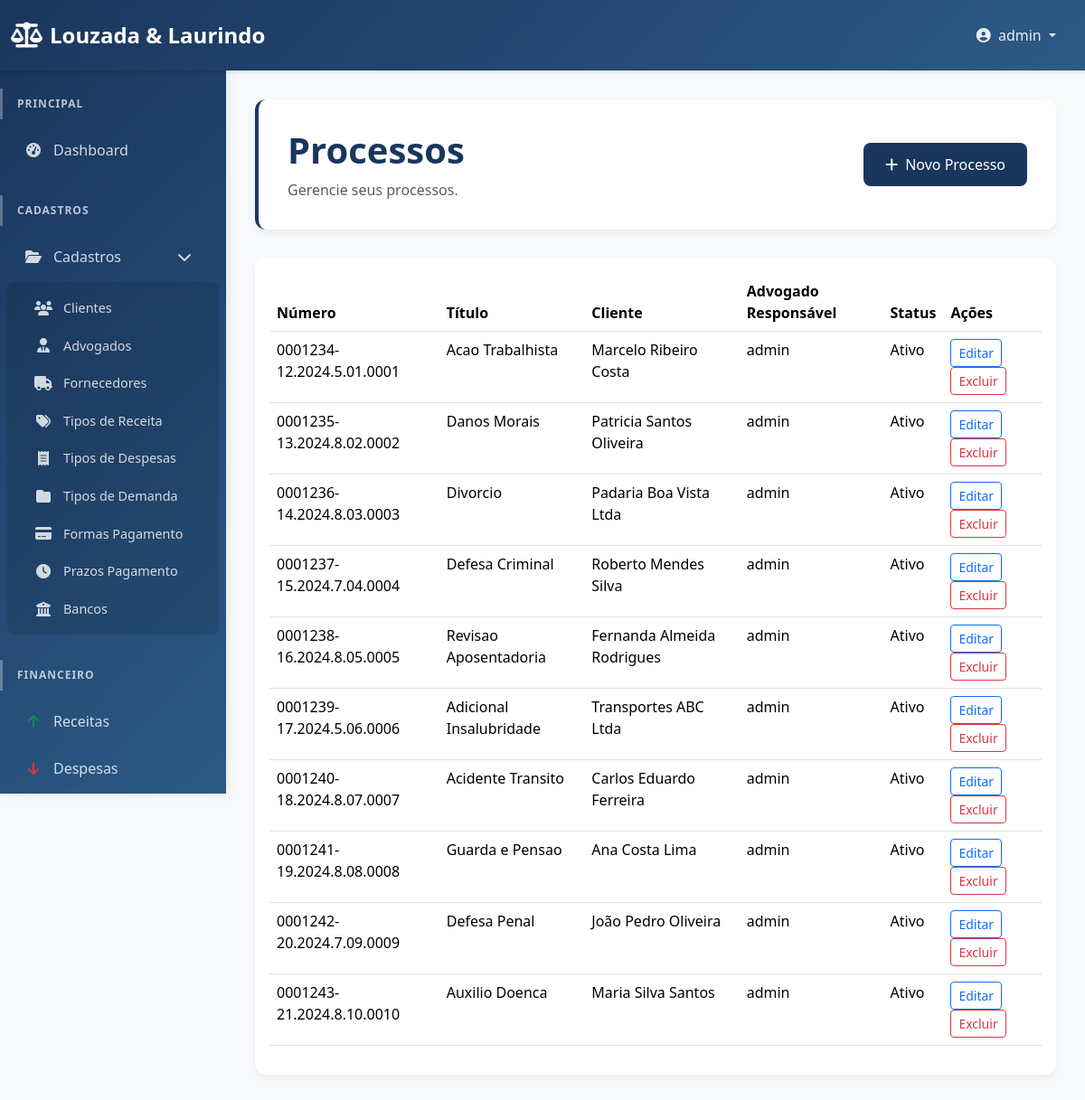
Page /dashboard/processos/ (signed in) on the committed database.
### users/models.py (models this page shows, shortened)
class Lawyer(AbstractUser):
    cpf = models.CharField(max_length=14, unique=True, blank=True, null=True, verbose_name="CPF")
    oab_number = models.CharField(max_length=20, blank=True, null=True, verbose_name="Número OAB")
    STATE_CHOICES = [
        ('AC', 'Acre'), ('AL', 'Alagoas'), ('AP', 'Amapá'), ('AM', 'Amazonas'),
        ('BA', 'Bahia'), ('CE', 'Ceará'), ('DF', 'Distrito Federal'), ('ES', 'Espírito Santo'),
        ('GO', 'Goiás'), ('MA', 'Maranhão'), ('MT', 'Mato Grosso'), ('MS', 'Mato Grosso do Sul'),
        ('MG', 'Minas Gerais'), ('PA', 'Pará'), ('PB', 'Paraíba'), ('PR', 'Paraná'),
        ('PE', 'Pernambuco'), ('PI', 'Piauí'), ('RJ', 'Rio de Janeiro'), ('RN', 'Rio Grande do Norte'),
        ('RS', 'Rio Grande do Sul'), ('RO', 'Rondônia'), ('RR', 'Roraima'), ('SC', 'Santa Catarina'),
        ('SP', 'São Paulo'), ('SE', 'Sergipe'), ('TO', 'Tocantins'),
    ]
    oab_section = models.CharField(max_length=2, choices=STATE_CHOICES, blank=True, null=True, verbose_name="Seccional OAB")
    phone = models.CharField(max_length=20, blank=True, null=True, verbose_name="Telefone")
    pix_key = models.CharField(max_length=255, blank=True, null=True, verbose_name="Chave PIX")
    professional_address = models.TextField(blank=True, null=True, verbose_name="Endereço Profissional")
    registration_date = models.DateField(default=timezone.now, verbose_name="Data de Cadastro")
    enable_publications = models.BooleanField(default=False, verbose_name="Publicações Ativadas")
    enable_login = models.BooleanField(default=True, verbose_name="Login Ativado")
    groups = models.ManyToManyField(
        'auth.Group',
        verbose_name='groups',
        blank=True,
        help_text='The groups this user belongs to. A user will get all permissions granted to each of their groups.',
        related_name="lawyer_set",
        related_query_name="lawyer",
    )
    user_permissions = models.ManyToManyField(
        'auth.Permission',
        verbose_name='user permissions',
        blank=True,
        help_text='Specific permissions for this user.',
        related_name="lawyer_set",
        related_query_name="lawyer",
    )

### dashboard/models.py (models this page shows, shortened)
class Processo(models.Model):
    STATUS_CHOICES = [
        ('ativo', 'Ativo'),
        ('suspenso', 'Suspenso'),
        ('arquivado', 'Arquivado'),
        ('finalizado', 'Finalizado'),
    ]
    numero = models.CharField(max_length=50, unique=True, verbose_name="Número do Processo")
    cliente = models.ForeignKey(Cliente, on_delete=models.CASCADE, verbose_name="Cliente")
    advogado_responsavel = models.ForeignKey('users.Lawyer', on_delete=models.CASCADE, verbose_name="Advogado Responsável")
    titulo = models.CharField(max_length=200, verbose_name="Título")
    descricao = models.TextField(verbose_name="Descrição")
    status = models.CharField(max_length=20, choices=STATUS_CHOICES, default='ativo', verbose_name="Status")
    data_inicio = models.DateField(verbose_name="Data de Início")
    data_fim = models.DateField(blank=True, null=True, verbose_name="Data de Fim")
    valor_causa = models.DecimalField(max_digits=10, decimal_places=2, blank=True, null=True, verbose_name="Valor da Causa")
    tribunal = models.CharField(max_length=100, blank=True, null=True, verbose_name="Tribunal")
    vara = models.CharField(max_length=100, blank=True, null=True, verbose_name="Vara")
    class Meta:
        verbose_name = "Processo"
        verbose_name_plural = "Processos"
        ordering = ['-data_inicio']

class Cliente(models.Model):
    nome = models.CharField(max_length=200, verbose_name="Nome")
    nome_mae = models.CharField(max_length=200, blank=True, null=True, verbose_name="Nome da Mãe")
    cpf_cnpj = models.CharField(max_length=20, unique=True, verbose_name="CPF/CNPJ")
    email = models.EmailField(verbose_name="E-mail")
    telefone = models.CharField(max_length=20, verbose_name="Telefone")
    endereco = models.TextField(blank=True, null=True, verbose_name="Endereço")
    cidade = models.CharField(max_length=100, blank=True, null=True, verbose_name="Cidade")
    estado = models.CharField(max_length=2, blank=True, null=True, verbose_name="Estado")
    data_cadastro = models.DateTimeField(auto_now_add=True, verbose_name="Data de Cadastro")
    ativo = models.BooleanField(default=True, verbose_name="Ativo")
    area_cliente_ativa = models.BooleanField(default=False, verbose_name="Área do Cliente Ativa")
    senha_area_cliente = models.CharField(max_length=128, blank=True, null=True, verbose_name="Senha da Área do Cliente")
    class Meta:
        verbose_name = "Cliente"
        verbose_name_plural = "Clientes"
        ordering = ['-data_cadastro']

### dashboard/views.py (the view)
# urls.py: path('processos/', views.processo_list, name='processo_list'),
@login_required
def processo_list(request):
    processos = Processo.objects.all().select_related('cliente', 'advogado_responsavel').order_by('-data_inicio')
    return render(request, 'dashboard/processo_list.html', {'processos': processos})

### dashboard/templates/dashboard/processo_list.html (shortened to what this page needs)
{% extends 'dashboard/base.html' %}
{% block content %}
<div class="page-header">
    <div class="d-flex justify-content-between align-items-center">
        <div>
            <h1>Processos</h1>
            <p class="text-muted">Gerencie seus processos.</p>
        </div>
        <div>
            <a href="{% url 'dashboard:processo_create' %}" class="btn btn-primary"><i class="fas fa-plus me-2"></i>Novo Processo</a>
        </div>
    </div>
</div>
<div class="card">
    <div class="card-body">
        <table class="table table-hover">
            <thead>
                <tr>
                    <th>Número</th>
                    <th>Título</th>
                    <th>Cliente</th>
                    <th>Advogado Responsável</th>
                    <th>Status</th>
                    <th>Ações</th>
                </tr>
            </thead>
            <tbody>
                {% for processo in processos %}
                <tr>
                    <td>{{ processo.numero }}</td>
                    <td>{{ processo.titulo }}</td>
                    <td>{{ processo.cliente.nome }}</td>
                    <td>{{ processo.advogado_responsavel.get_full_name|default:processo.advogado_responsavel.username }}</td>
                    <td>{{ processo.get_status_display }}</td>
                    <td>
                        <a href="{% url 'dashboard:processo_update' processo.pk %}" class="btn btn-sm btn-outline-primary">Editar</a>
                        <a href="{% url 'dashboard:processo_delete' processo.pk %}" class="btn btn-sm btn-outline-danger">Excluir</a>
                    </td>
                </tr>
                {% endfor %}
            </tbody>
        </table>
    </div>
</div>
{% endblock %}

### dashboard/templates/dashboard/base.html (shortened to what this page needs)
<!doctype html>
<html lang="pt-BR">
<head>
    <link href="https://cdn.jsdelivr.net/npm/bootstrap@5.3.3/dist/css/bootstrap.min.css" rel="stylesheet">
    <link href="https://cdnjs.cloudflare.com/ajax/libs/font-awesome/6.4.0/css/all.min.css" rel="stylesheet">
    {% load static %}
    <link href="{% static 'dashboard/css/custom.css' %}" rel="stylesheet">
</head>
<body>
    {% if user.is_authenticated %}
    <nav class="navbar navbar-expand-lg navbar-dark sticky-top">
        <div class="container-fluid">
            <a class="navbar-brand" href="{% url 'dashboard:home' %}">
                <i class="fas fa-balance-scale"></i>
                Louzada & Laurindo
            </a>
            <div class="collapse navbar-collapse" id="navbarNav">
                <ul class="navbar-nav ms-auto">
                    <li class="nav-item dropdown">
                        <a class="nav-link dropdown-toggle" href="#" id="navbarDropdown" role="button" data-bs-toggle="dropdown" aria-expanded="false">
                            <i class="fas fa-user-circle me-1"></i>
                            {{ user.get_full_name|default:user.username }}
                        </a>
                    </li>
                </ul>
            </div>
        </div>
    </nav>
    <div class="d-flex">
        <div class="offcanvas-lg offcanvas-start sidebar" tabindex="-1" id="sidebarMenu" aria-labelledby="sidebarMenuLabel">
            <div class="offcanvas-body d-flex flex-column">
                <nav class="nav flex-column flex-grow-1">
                    <div class="nav-section">
                        <div class="nav-section-title">Principal</div>
                        <ul class="nav flex-column">
                            <li class="nav-item">
                                <a class="nav-link {% if request.resolver_match.url_name == 'home' %}active{% endif %}" href="{% url 'dashboard:home' %}">
                                    <i class="fas fa-tachometer-alt"></i>
                                    Dashboard
                                </a>
                            </li>
                        </ul>
                    </div>
                    <div class="nav-section">
                        <div class="nav-section-title">Cadastros</div>
                        <ul class="nav flex-column">
                            <li class="nav-item">
                                <a class="nav-link" data-bs-toggle="collapse" href="#cadastros-submenu" role="button" aria-expanded="true" aria-controls="cadastros-submenu">
                                    <i class="fas fa-folder-open"></i>
                                    Cadastros
                                    <i class="fas fa-chevron-down ms-auto"></i>
                                </a>
                                <div class="collapse show submenu" id="cadastros-submenu">
                                    <ul class="nav flex-column">
                                        <li class="nav-item">
                                            <a class="nav-link {% if request.resolver_match.url_name == 'clients' %}active{% endif %}" href="{% url 'dashboard:clients' %}">
                                                <i class="fas fa-users"></i>
                                                Clientes
                                            </a>
                                        </li>
                                        <li class="nav-item">
                                            <a class="nav-link {% if request.resolver_match.url_name == 'lawyers' %}active{% endif %}" href="{% url 'dashboard:lawyers' %}">
                                                <i class="fas fa-user-tie"></i>
                                                Advogados
                                            </a>
                                        </li>
                                        <li class="nav-item">
                                            <a class="nav-link" href="#">
                                                <i class="fas fa-truck"></i>
                                                Fornecedores
                                            </a>
                                        </li>
                                        <li class="nav-item">
                                <a class="nav-link" href="{% url 'dashboard:tipo_receita_list' %}">
                                    <i class="fas fa-tags"></i>
                                    Tipos de Receita
                                </a>
                            </li>
                                        <li class="nav-item">
                                            <a class="nav-link" href="{% url 'dashboard:tipo_despesa_list' %}">
                                                <i class="fas fa-receipt"></i>
                                                Tipos de Despesas
                                            </a>
                                        </li>
                                        <li class="nav-item">
                                            <a class="nav-link" href="{% url 'dashboard:tipo_demanda_list' %}">
                                                <i class="fas fa-folder"></i>
                                                Tipos de Demanda
                                            </a>
                                        </li>
                                        <li class="nav-item">
                                            <a class="nav-link" href="{% url 'dashboard:forma_pagamento_list' %}">
                                                <i class="fas fa-credit-card"></i>
                                                Formas Pagamento
                                            </a>
                                        </li>
                                        <li class="nav-item">
                                            <a class="nav-link" href="{% url 'dashboard:prazo_pagamento_list' %}">
                                                <i class="fas fa-clock"></i>
                                                Prazos Pagamento
                                            </a>
                                        </li>
                                        <li class="nav-item">
                                            <a class="nav-link" href="{% url 'dashboard:banco_list' %}">
                                                <i class="fas fa-university"></i>
                                                Bancos
                                            </a>
                                        </li>
                                    </ul>
                                </div>
                            </li>
                        </ul>
                    </div>
                    <div class="nav-section">
                        <div class="nav-section-title">Financeiro</div>
                        <ul class="nav flex-column">
                            <li class="nav-item">
                                <a class="nav-link" href="{% url 'dashboard:receitas' %}">
                                    <i class="fas fa-arrow-up text-success"></i>
                                    Receitas
                                </a>
                            </li>
                            <li class="nav-item">
                                <a class="nav-link" href="#">
                                    <i class="fas fa-arrow-down text-danger"></i>
                                    Despesas
                                </a>
                            </li>
                            <li class="nav-item">
                            </li>
                        </ul>
                    </div>
                </nav>
            </div>
        </div>
        <div class="main-content flex-grow-1">
            {% block content %}
            {% endblock %}
        </div>
    </div>
    {% else %}
    <div class="container-fluid h-100">
        {% block login_content %}
        {% endblock %}
    </div>
    {% endif %}
</body>
</html>

### rows in the picture
Lawyer: get_full_name "admin"
Processo: numero "0001234-12.2024.5.01.0001", titulo "Acao Trabalhista", cliente.nome "Marcelo Ribeiro Costa", advogado_responsavel.get_full_name "admin", status "Ativo"
Processo: numero "0001235-13.2024.8.02.0002", titulo "Danos Morais", cliente.nome "Patricia Santos Oliveira", advogado_responsavel.get_full_name "admin", status "Ativo"
Processo: numero "0001236-14.2024.8.03.0003", titulo "Divorcio", cliente.nome "Padaria Boa Vista Ltda", advogado_responsavel.get_full_name "admin", status "Ativo"
Processo: numero "0001237-15.2024.7.04.0004", titulo "Defesa Criminal", cliente.nome "Roberto Mendes Silva", advogado_responsavel.get_full_name "admin", status "Ativo"
Processo: numero "0001238-16.2024.8.05.0005", titulo "Revisao Aposentadoria", cliente.nome "Fernanda Almeida Rodrigues", advogado_responsavel.get_full_name "admin", status "Ativo"
Processo: numero "0001239-17.2024.5.06.0006", titulo "Adicional Insalubridade", cliente.nome "Transportes ABC Ltda", advogado_responsavel.get_full_name "admin", status "Ativo"
Processo: numero "0001240-18.2024.8.07.0007", titulo "Acidente Transito", cliente.nome "Carlos Eduardo Ferreira", advogado_responsavel.get_full_name "admin", status "Ativo"
Processo: numero "0001241-19.2024.8.08.0008", titulo "Guarda e Pensao", cliente.nome "Ana Costa Lima", advogado_responsavel.get_full_name "admin", status "Ativo"
Processo: numero "0001242-20.2024.7.09.0009", titulo "Defesa Penal", cliente.nome "João Pedro Oliveira", advogado_responsavel.get_full_name "admin", status "Ativo"
Processo: numero "0001243-21.2024.8.10.0010", titulo "Auxilio Doenca", cliente.nome "Maria Silva Santos", advogado_responsavel.get_full_name "admin", status "Ativo"
